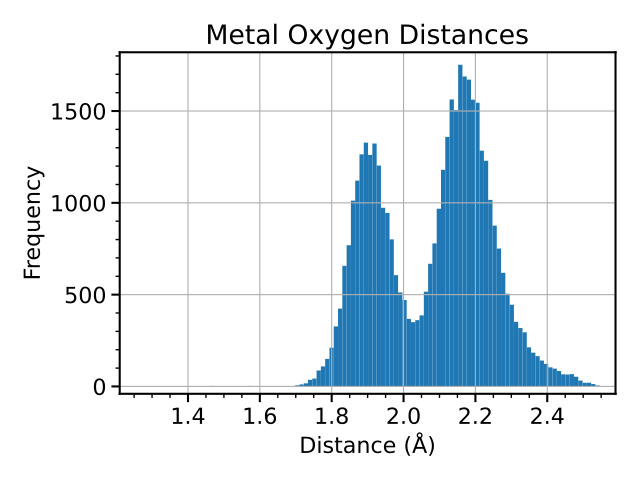

Reproduce this figure in Python.
import numpy as np
import matplotlib.pyplot as plt

# Read the values from the data file
vals = np.loadtxt('MO.csv', delimiter=',', skiprows=1, usecols=(2,))

# Set some default parameters
plt.rc('font', size=16)
# Change tick sizes
plt.rc('xtick.major', size=6, width=1.5)
plt.rc('ytick.major', size=6, width=1.5)
plt.rc('xtick.minor', size=3, width=1.)
plt.rc('ytick.minor', size=3, width=1.)
plt.rc('axes', linewidth=1.5)

# Create the initial histogram
plt.hist(vals, bins=100)

# x axis info
# This gets rid of the first and last tick label from default
plt.xlim(1.21, 2.59) 
# See here for Angstrom unicode
# http://matplotlib.1069221.n5.nabble.com/Fwd-Issues-with-TeX-symbols-and-font-changes-td14427.html
plt.xlabel(u'Distance (\u00c5)')

# y axis info
plt.ylim(-40, 1820)
plt.ylabel('Frequency')

plt.title('Metal Oxygen Distances')

# Add minor ticks
plt.minorticks_on()
# Put the dotted line grid on the major axes
plt.grid()
# Resize everything for a tight fit in the figure window
plt.tight_layout()

plt.show()
